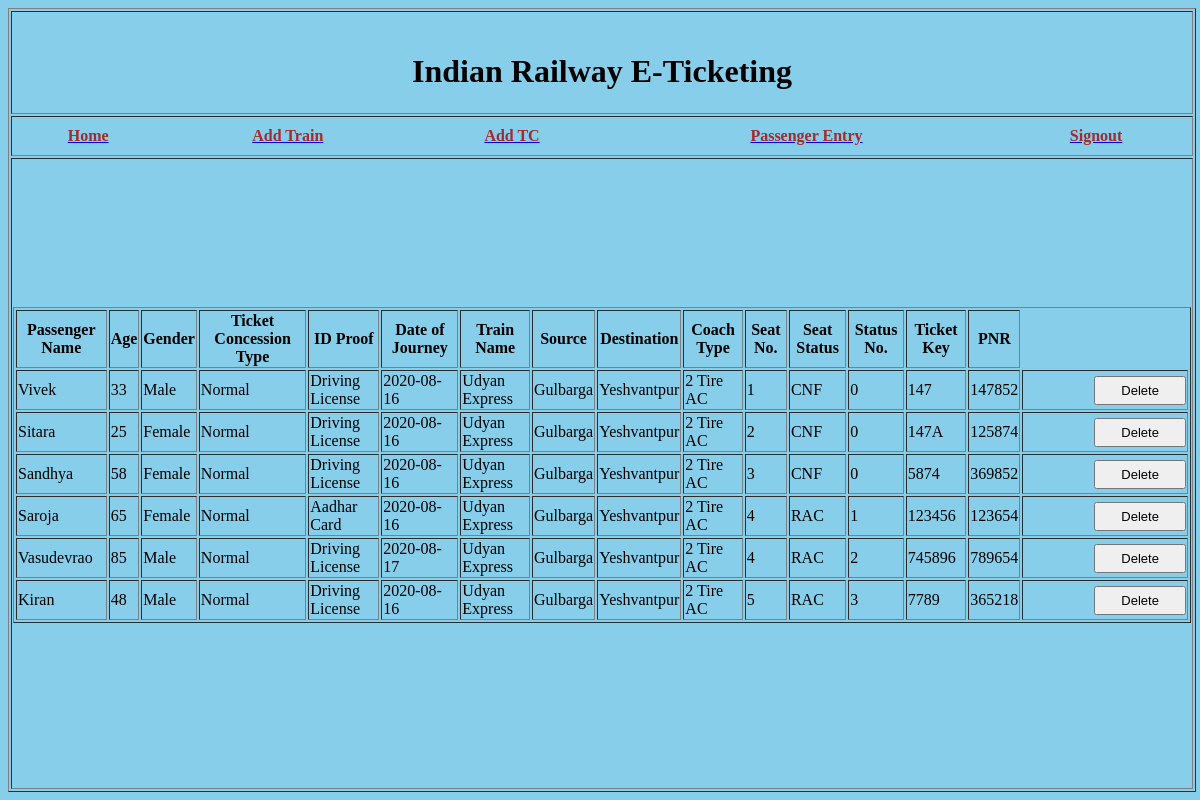
The app's page /railway/passengerlistdisplay, older data.
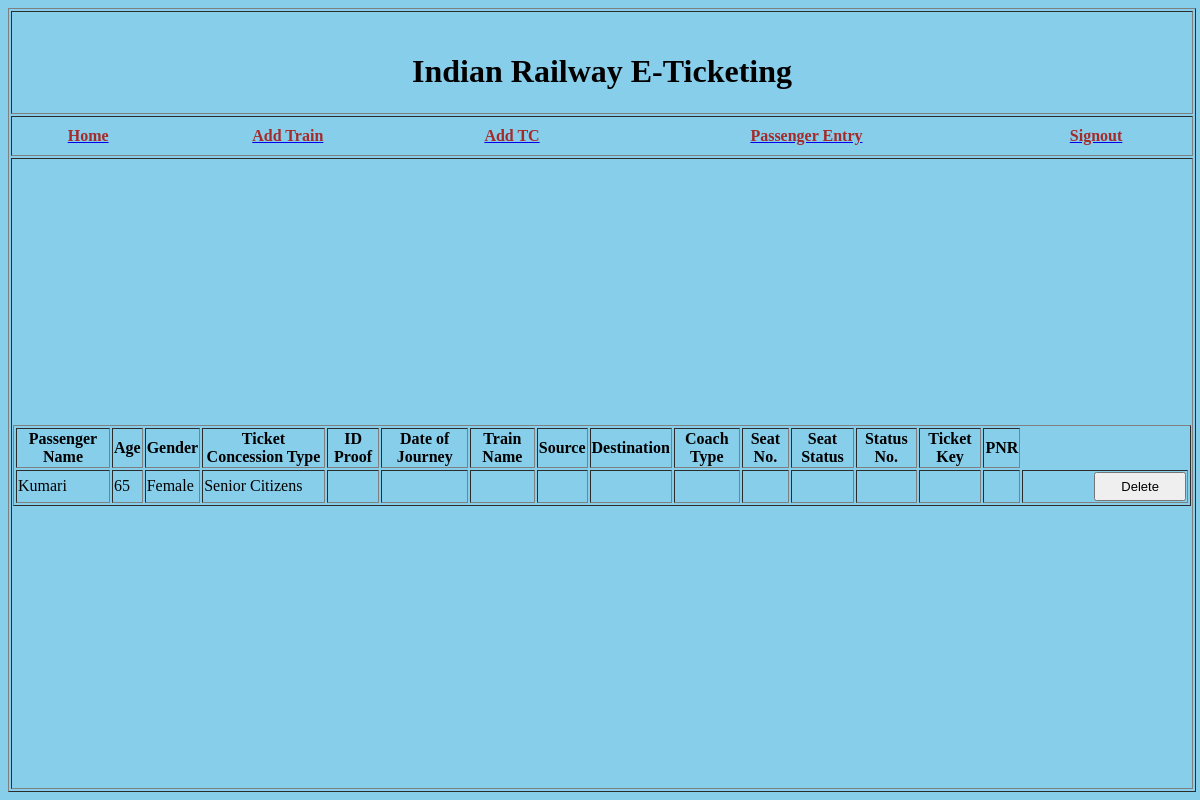
The same page, newer data.
### RAILWAYAPP/models.py (models this page shows)
class PassengerData(models.Model):
	name=models.CharField(max_length=50)
	age=models.CharField(max_length=50)
	gender=models.CharField(max_length=30)
	concession=models.CharField(max_length=30)
	idproof=models.CharField(max_length=30,default="")
	doj=models.CharField(max_length=30,default="")
	trainid=models.CharField(max_length=30,default="")
	source=models.CharField(max_length=30,default="")
	destination=models.CharField(max_length=30,default="")
	coachtype=models.CharField(max_length=30,default="2 Tire AC")
	seatnumber=models.CharField(max_length=30,default="")
	seatstatus=models.CharField(max_length=30,default="")
	statusnumber=models.CharField(max_length=30,default="")
	ticketkey=models.CharField(max_length=30,default="")
	ttapproval=models.CharField(max_length=30,default="")
	pnrnumber=models.CharField(max_length=30,default="")

### RAILWAYAPP/views.py (the view)
# urls.py: path("passengerlistdisplay",views.passengerlistdisplay),
def passengerlistdisplay(request):
	if request.method=="POST":
		pid=request.POST.get("pid","");
		data=PassengerData.objects.get(id=pid)
		data.delete()
		newdata=PassengerData.objects.all()
		return render(request,"RAILWAYAPP/passengerlistdisplay.html",{"data":newdata})
	else:
		data=PassengerData.objects.all()
		return render(request,"RAILWAYAPP/passengerlistdisplay.html",{"data":data})

### RAILWAYAPP/templates/RAILWAYAPP/passengerlistdisplay.html (shortened to what this page needs)
<html>
 <head>
 </head>
 <body>
   <table style="width: 99%;height:100%;" border="1">
      <tr>
        <td style="width: 100%;height:10%;" align="center"><br/><h1>Indian Railway E-Ticketing</h1></td>
      </tr>
      <tr>
        <td style="width: 100%;height:5%;">
      <table style="width: 100%;height:100%;">
          <tr>
              <th><a href="adminhome"><font color="brown">Home</font></a></th>
            <th><a href="addtrain"><font color="brown">Add Train</font></a></th>
            <th><a href="register"><font color="brown">Add TC</font></a></th>
            <th><a href="passengerlist"><font color="brown">Passenger Entry</font></a></th>
                        <th><a href="railway"><font color="brown">Signout</font></a></th>
          </tr>
      </table>
        </td>
      </tr>
      <tr>
        <td style="width: 100%;height:80%;">
     <form name="form1" method="POST">
	<table border=1 align="center">
<tr>
  <th>Passenger Name</th>
  <th>Age</th>
  <th>Gender</th>
  <th>Ticket Concession Type</th>
  <th>ID Proof</th>
  <th>Date of Journey</th>
  <th>Train Name</th>
  <th>Source</th>
  <th>Destination</th>
<th>Coach Type</th>
<th>Seat No.</th>
<th>Seat Status</th>
<th>Status No.</th>
<th>Ticket Key</th>
<th>PNR</th>
</tr>
  {%for d in data%}
  <form name="frm" method="post">
  <tr>
  	<td>{{d.name}}</td>
  	<td>{{d.age}}</td>
  	<td>{{d.gender}}</td>
  	<td>{{d.concession}}</td>
    <td>{{d.idproof}}</td>
    <td>{{d.doj}}</td>
    <td>{{d.trainid}}</td>
    <td>{{d.source}}</td>
    <td>{{d.destination}}</td>
    <td>{{d.coachtype}}</td>
    <td>{{d.seatnumber}}</td>
    <td>{{d.seatstatus}}</td>
    <td>{{d.statusnumber}}</td>
    <td>{{d.ticketkey}}</td>
    <td>{{d.pnrnumber}}</td>
    <td>
      <input type="submit" name="btnsubmit" value="Delete">
    </td>
  </tr>
  </form>
  {%endfor%}
    </table>
</body>
</html>

Row changes from the older to the newer data that the page shows:
removed PassengerData: name "Vivek", age "33", gender "Male", concession "Normal", idproof "Driving License", doj "2020-08-16", trainid "Udyan Express", source "Gulbarga", destination "Yeshvantpur", coachtype "2 Tire AC", seatnumber "1", seatstatus "CNF", statusnumber "0", ticketkey "147", pnrnumber "147852"
removed PassengerData: name "Sitara", age "25", gender "Female", concession "Normal", idproof "Driving License", doj "2020-08-16", trainid "Udyan Express", source "Gulbarga", destination "Yeshvantpur", coachtype "2 Tire AC", seatnumber "2", seatstatus "CNF", statusnumber "0", ticketkey "147A", pnrnumber "125874"
removed PassengerData: name "Sandhya", age "58", gender "Female", concession "Normal", idproof "Driving License", doj "2020-08-16", trainid "Udyan Express", source "Gulbarga", destination "Yeshvantpur", coachtype "2 Tire AC", seatnumber "3", seatstatus "CNF", statusnumber "0", ticketkey "5874", pnrnumber "369852"
removed PassengerData: name "Saroja", age "65", gender "Female", concession "Normal", idproof "Aadhar Card", doj "2020-08-16", trainid "Udyan Express", source "Gulbarga", destination "Yeshvantpur", coachtype "2 Tire AC", seatnumber "4", seatstatus "RAC", statusnumber "1", ticketkey "123456", pnrnumber "123654"
removed PassengerData: name "Vasudevrao", age "85", gender "Male", concession "Normal", idproof "Driving License", doj "2020-08-17", trainid "Udyan Express", source "Gulbarga", destination "Yeshvantpur", coachtype "2 Tire AC", seatnumber "4", seatstatus "RAC", statusnumber "2", ticketkey "745896", pnrnumber "789654"
removed PassengerData: name "Kiran", age "48", gender "Male", concession "Normal", idproof "Driving License", doj "2020-08-16", trainid "Udyan Express", source "Gulbarga", destination "Yeshvantpur", coachtype "2 Tire AC", seatnumber "5", seatstatus "RAC", statusnumber "3", ticketkey "7789", pnrnumber "365218"
added PassengerData: name "Kumari", age "65", gender "Female", concession "Senior Citizens"
